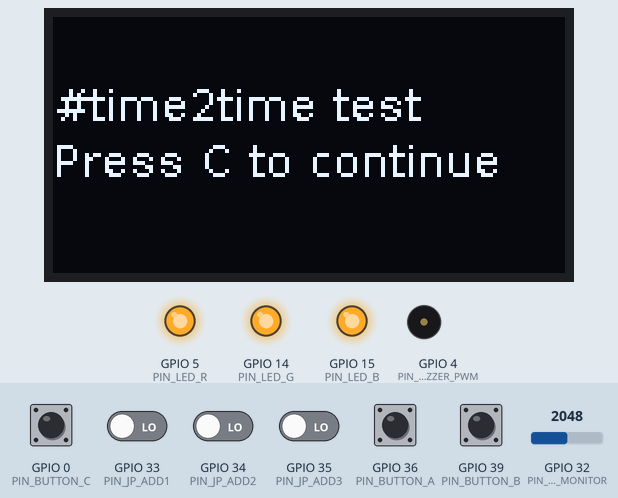
Simulated run of this sketch. Board: ESP32. Parts: 128×64 one-colour display, output pins drawn as LEDs (lit = HIGH), buzzer (waves = sounding). The test bench sets the inputs (shaded band); at power-on: GPIO 0 (PIN_BUTTON_C), GPIO 36 (PIN_BUTTON_A), GPIO 39 (PIN_BUTTON_B) HIGH, GPIO 33 (PIN_JP_ADD1), GPIO 34 (PIN_JP_ADD2), GPIO 35 (PIN_JP_ADD3) LOW, GPIO 32 (PIN_BATT_MONITOR) = 2048.

Above: at 1.2 s.
1.3 s: GPIO 0 (PIN_BUTTON_C) pulled LOW for 0.15 s
At 2.0 s:
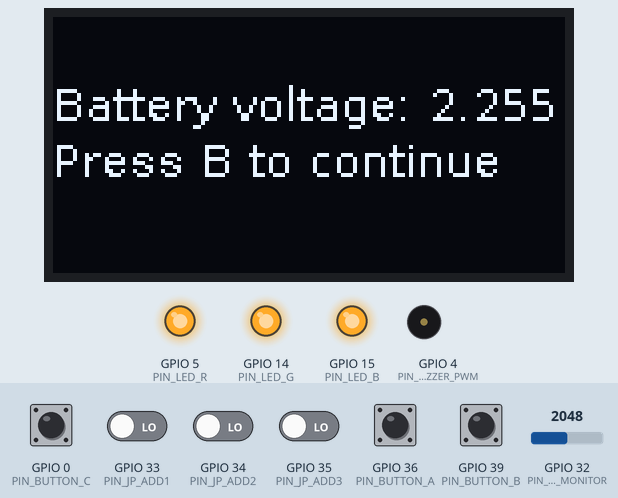
2.9 s: GPIO 39 (PIN_BUTTON_B) pulled LOW for 0.15 s
At 3.3 s:
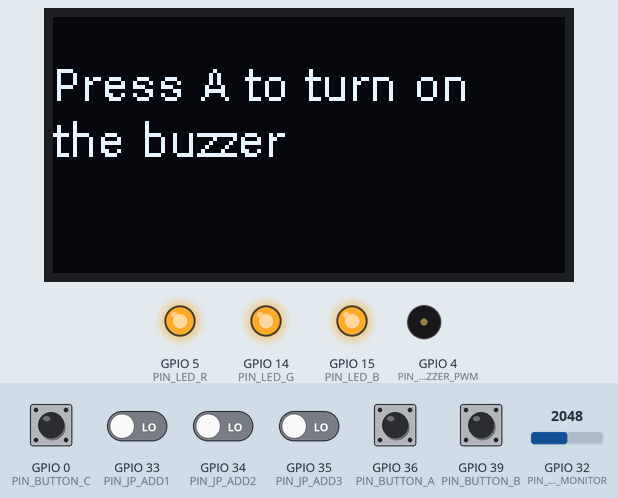
4.5 s: GPIO 36 (PIN_BUTTON_A) pulled LOW for 1 s
At 6.9 s:
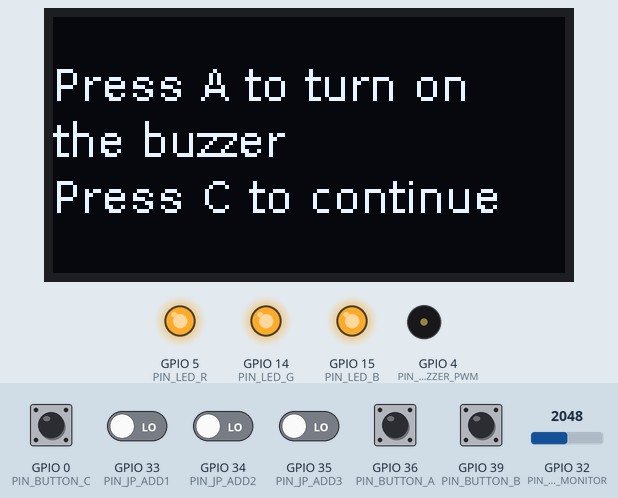
7.2 s: GPIO 0 (PIN_BUTTON_C) pulled LOW for 1 s
At 7.7 s:
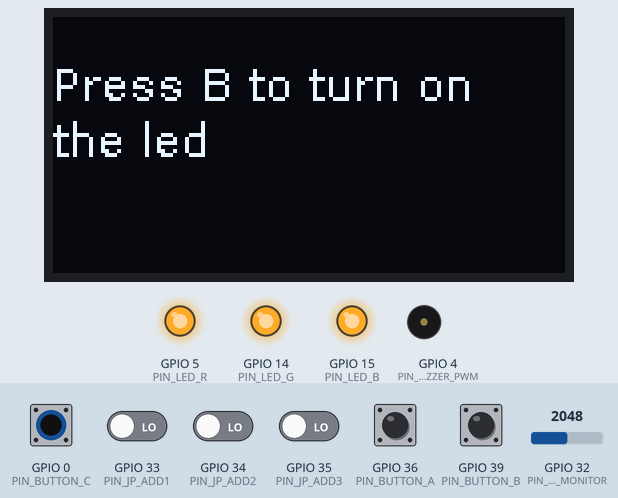
9.7 s: GPIO 39 (PIN_BUTTON_B) pulled LOW for 1 s
At 11.9 s:
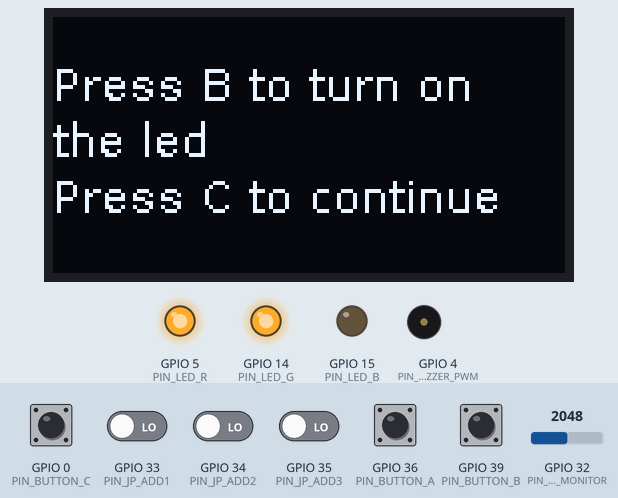
12.8 s: GPIO 0 (PIN_BUTTON_C) pulled LOW for 0.15 s
At 13.8 s:
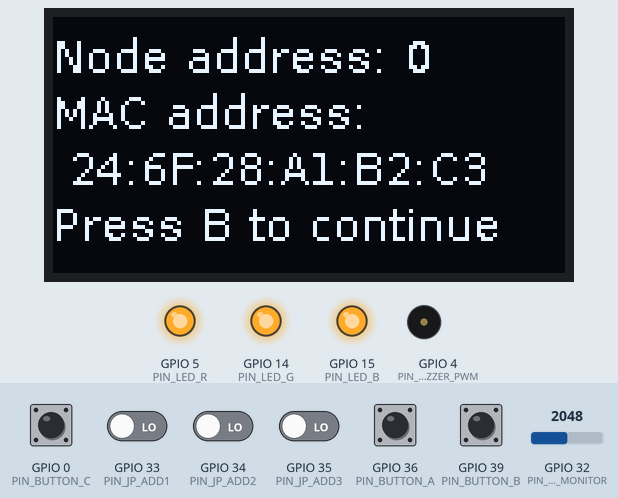
Timing chart, 0 to 15.4 s (numbered marks = the images above; inputs shaded):
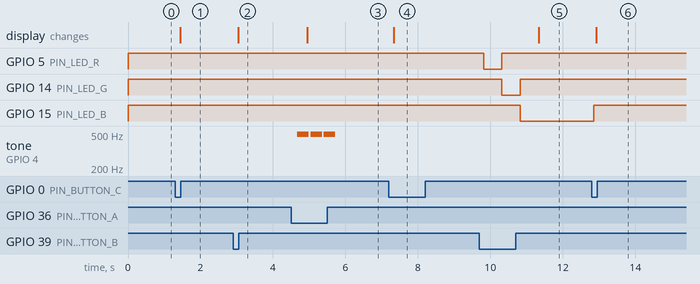

Measured:
- after the input at 1.3 s, the display: changes after 0.14 s (image 1)
- after the input at 2.9 s, the display: changes after 0.14 s (image 2)
- after the input at 4.5 s, tone on GPIO 4 (PIN_BUZZER_PWM): alternates 498 Hz for 0.32 s and silent for 0.05 s, 6 changes in all, then stays silent, starting after 0.17 s; the display: changes after 0.44 s (image 3)
- after the input at 7.2 s, the display: changes after 0.14 s (image 4)
- after the input at 9.7 s, GPIO 5 (PIN_LED_R): HIGH → LOW after 0.12 s, → HIGH 0.50 s later; GPIO 14 (PIN_LED_G): HIGH → LOW after 0.62 s, → HIGH 0.50 s later; GPIO 15 (PIN_LED_B): HIGH → LOW after 1.1 s; the display: changes after 1.6 s (image 5)
- after the input at 12.8 s, GPIO 15 (PIN_LED_B): LOW → HIGH after 0.06 s; the display: changes after 0.12 s (image 6)

The sketch:

t2t_test.ino
```cpp
// (licence header left out)
#include "SSD1306Wire.h"
#include "WiFi.h"
#include "config/PINSEL.h"
#include "fonts/Dialog_plain_Font.h"

#define DISPLAY_ADDRESS 0x3C
SSD1306Wire display(DISPLAY_ADDRESS, PIN_I2C_SDA_DISP, PIN_I2C_SCL_DISP);

int state = 0;
String msg;

bool button1 = 0;
bool button2 = 0;
bool button3 = 0;
bool sensor = 0, sensor_ant = 0;
int detection_counter = 0;
bool power_good = 0, stat1 = 0, stat2 = 0;

void setup() {
  pinMode(PIN_JP_ADD1, INPUT);
  pinMode(PIN_JP_ADD2, INPUT);
  pinMode(PIN_JP_ADD3, INPUT);

  pinMode(PIN_BUTTON_A, INPUT);
  pinMode(PIN_BUTTON_B, INPUT);
  pinMode(PIN_BUTTON_C, INPUT);

  pinMode(PIN_POWER_GOOD, INPUT);
  pinMode(PIN_STAT1, INPUT);
  pinMode(PIN_STAT2, INPUT);

  pinMode(PIN_SENSOR, INPUT);
  pinMode(PIN_SLEEP_12V, OUTPUT);
  digitalWrite(PIN_SLEEP_12V, LOW);

  pinMode(PIN_BUZZER_PWM, OUTPUT);

  pinMode(PIN_LED_R, OUTPUT);
  pinMode(PIN_LED_G, OUTPUT);
  pinMode(PIN_LED_B, OUTPUT);
  digitalWrite(PIN_LED_R, HIGH);
  digitalWrite(PIN_LED_G, HIGH);
  digitalWrite(PIN_LED_B, HIGH);

  WiFi.mode(WIFI_MODE_STA);

  display.init();
  display.flipScreenVertically();
  display.setFont(Dialog_plain_11);
  display.setTextAlignment(TEXT_ALIGN_LEFT);
}

void loop() {
  display.clear();

  button1 = !digitalRead(PIN_BUTTON_A);
  button2 = !digitalRead(PIN_BUTTON_B);
  button3 = !digitalRead(PIN_BUTTON_C);

  switch(state)
  {
    case 0:
      display.drawString(0, 15, "#time2time test\nPress C to continue" );
      if(button3)
        state++;
      break;

    case 1:
      msg =  String(analogRead(PIN_BATT_MONITOR)*4.051/3679, 3);
      display.drawString(0, 15, "Battery voltage: " + msg + "\nPress B to continue");
      if(button2)
        state++;
      break;

    case 2:
      display.drawString(0, 10, "Press A to turn on\nthe buzzer");
      if(button1)
        state++;
      break;

    case 3:
      if(button1)
        beep(PIN_BUZZER_PWM, 1000, 300);
      display.drawString(0, 10, "Press A to turn on\nthe buzzer\nPress C to continue");
      if(button3)
        state++;
      break;

    case 4:
      display.drawString(0, 10, "Press B to turn on\nthe led");
      if(button2)
        state++;
      break;

    case 5:
      if(button2)
      {
        digitalWrite(PIN_LED_B, HIGH);
        digitalWrite(PIN_LED_R, LOW);
        delay(500);
        digitalWrite(PIN_LED_R, HIGH);
        digitalWrite(PIN_LED_G, LOW);
        delay(500);
        digitalWrite(PIN_LED_G, HIGH);
        digitalWrite(PIN_LED_B, LOW);
        delay(500);
      }
      display.drawString(0, 10, "Press B to turn on\nthe led\nPress C to continue");
      if(button3)
      {
        digitalWrite(PIN_LED_R, HIGH);
        digitalWrite(PIN_LED_G, HIGH);
        digitalWrite(PIN_LED_B, HIGH);
        state++;
      }
      break;

    case 6:
      msg =  String(digitalRead(PIN_JP_ADD1)*4 + digitalRead(PIN_JP_ADD2)*2 + digitalRead(PIN_JP_ADD3));
      display.drawString(0, 3, "Node address: " + msg + "\nMAC address:\n " + WiFi.macAddress() + "\nPress B to continue");
      if(button2)
        state++;
      break;

    case 7:
      display.drawString(0, 15, "Press A to turn on\nthe distance sensor");
      if(button1)
      {
        digitalWrite(PIN_SLEEP_12V, HIGH);
        state++;
      }
      break;

    case 8:
      sensor = !digitalRead(PIN_SENSOR);
      if(!sensor && sensor != sensor_ant)
        detection_counter++;
      sensor_ant = sensor;
      display.drawString(0, 0, "Change the sensor\ndetection repeatedly\nSensor: " + String(sensor) + "\nDetection counter: " + String(detection_counter));
      if(detection_counter >= 5)
        state++;
      break;

    case 9:
      display.drawString(0, 15, "Sensor state changes\nPress B to continue");
      if(button2)
      {
        digitalWrite(PIN_SLEEP_12V, LOW);
        state++;
      }
      break;

    case 10:
      power_good = digitalRead(PIN_POWER_GOOD);
      stat1 = digitalRead(PIN_STAT1);
      stat2 = digitalRead(PIN_STAT2);
      display.drawString(0, 0, "PG: "
      + String(power_good) + " S1: " + String(stat1) + " S2: " + String(stat2)
      + "\nConnect battery,\nswitch on and\ndisconnect the USB");
      if(power_good && stat1 && stat2)
        state++;
      break;

    case 11:
      power_good = digitalRead(PIN_POWER_GOOD);
      stat1 = digitalRead(PIN_STAT1);
      stat2 = digitalRead(PIN_STAT2);
      display.drawString(0, 0, "PG: "
      + String(power_good) + " S1: " + String(stat1) + " S2: " + String(stat2)
      + "\nConnect the USB");
      if(!power_good && !stat1 && stat2)
        state++;
      break;

    case 12:
      power_good = digitalRead(PIN_POWER_GOOD);
      stat1 = digitalRead(PIN_STAT1);
      stat2 = digitalRead(PIN_STAT2);
      display.drawString(0, 0, "PG: "
      + String(power_good) + " S1: " + String(stat1) + " S2: " + String(stat2)
      + "\nTurn off the switch");
      if(!power_good && stat1 && !stat2)
        state++;
      break;

    default:
      display.drawString(0, 15, "Test finished\nPress R to restart");
      break;
  }

  display.display();
  delay(50);
}

void beep (unsigned char speakerPin, int frequencyInHertz, long timeInMilliseconds)
{
  int x;
  long delayAmount = (long)(1000000/frequencyInHertz);
  long loopTime = (long)((timeInMilliseconds*1000)/(delayAmount*2));
  for (x=0;x<loopTime;x++)
  {
    digitalWrite(speakerPin,HIGH);
    delayMicroseconds(delayAmount);
    digitalWrite(speakerPin,LOW);
    delayMicroseconds(delayAmount);
  }
}
```

PINSEL.h
```cpp
// (licence header left out)
#ifndef PINSEL_H
#define PINSEL_H


#define PIN_UART_TX        1
#define PIN_UART_RX        3
#define PIN_BUZZER_PWM     4
#define PIN_LED_R          5
#define PIN_LED_G         14
#define PIN_LED_B         15
#define PIN_SLEEP_12V     12
#define PIN_EXP1          13
#define PIN_EXP2          16
#define PIN_EXP3          23
#define PIN_EXP4          25
#define PIN_EXP5          26
#define PIN_POWER_GOOD    17
#define PIN_STAT1         18
#define PIN_STAT2         19
#define PIN_I2C_SDA_DISP  21
#define PIN_I2C_SCL_DISP  22
#define PIN_SENSOR        27
#define PIN_BATT_MONITOR  32
#define PIN_JP_ADD1       33
#define PIN_JP_ADD2       34
#define PIN_JP_ADD3       35
#define PIN_BUTTON_A      36 // BUTTON_1
#define PIN_BUTTON_B      39 // BUTTON_2
#define PIN_BUTTON_C       0 // LOAD/BUTTON_3


#endif /* PINSEL_H */
```

Source omitted: g_plain_Font.h (data table, 24516 bytes)
